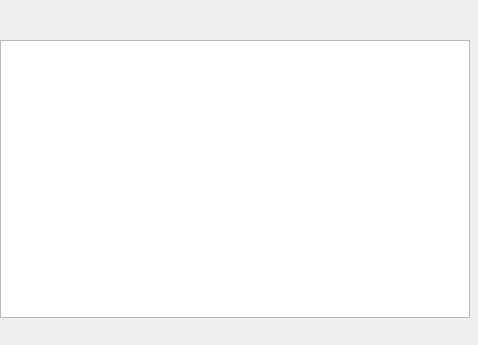
<?xml version="1.0" encoding="UTF-8"?>
<ui version="4.0">
  <class>MDICountReport</class>
  <widget class="QWidget" name="MDICountReport">
    <property name="geometry">
      <rect>
        <x>0</x>
        <y>0</y>
        <width>478</width>
        <height>345</height>
      </rect>
    </property>
    <property name="windowTitle">
      <string>MDICountReport</string>
    </property>
    <widget class="QTableWidget" name="SG">
      <property name="geometry">
        <rect>
          <x>0</x>
          <y>40</y>
          <width>470</width>
          <height>278</height>
        </rect>
      </property>
      <!-- vcl-align: alClient → arrange in a Qt layout manager -->
    </widget>
    <widget class="QToolBar" name="ToolBar1">
      <property name="geometry">
        <rect>
          <x>0</x>
          <y>0</y>
          <width>470</width>
          <height>40</height>
        </rect>
      </property>
      <property name="windowTitle">
        <string>ToolBar1</string>
      </property>
      <widget class="QWidget" name="tbTree">
        <property name="geometry">
          <rect>
            <x>0</x>
            <y>0</y>
            <width>1</width>
            <height>1</height>
          </rect>
        </property>
        <property name="windowTitle">
          <string>tbTree</string>
        </property>
      </widget>
      <widget class="QWidget" name="tbFull">
        <property name="geometry">
          <rect>
            <x>39</x>
            <y>0</y>
            <width>1</width>
            <height>1</height>
          </rect>
        </property>
        <property name="windowTitle">
          <string>tbFull</string>
        </property>
        <property name="visible">
          <bool>false</bool>
        </property>
      </widget>
      <widget class="QWidget" name="tbUp">
        <property name="geometry">
          <rect>
            <x>78</x>
            <y>0</y>
            <width>1</width>
            <height>1</height>
          </rect>
        </property>
        <property name="windowTitle">
          <string>tbUp</string>
        </property>
      </widget>
      <widget class="QWidget" name="ToolButton1">
        <property name="geometry">
          <rect>
            <x>117</x>
            <y>0</y>
            <width>1</width>
            <height>1</height>
          </rect>
        </property>
        <property name="windowTitle">
          <string>ToolButton1</string>
        </property>
      </widget>
    </widget>
  </widget>
  <resources/>
  <connections/>
</ui>
